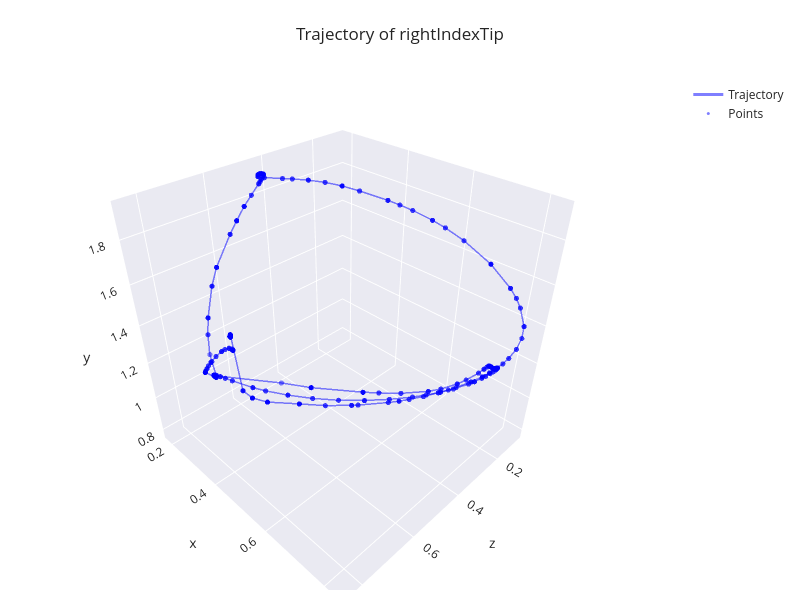

The notebook cell this image was saved under:
### Code cell
data = np.load(f"data/tensorclip/tclip_{CLIP_IDX}.npz", allow_pickle=True)
clip = data["clip"].item()
traj = clip[JOINT_NAME][:, :3]

plotter = Plotter(
    title=f"Trajectory of {JOINT_NAME}", template="seaborn", 
    width=800, height=600, 
    margin={"t": 80, "b": 10, "l": 10, "r": 10},
    scene={"aspectmode": "cube"},
    scene_camera={"up": {"x": 0, "y": 1, "z": 0}}
    )
plotter.add_trajectory(traj, color="blue", opacity=.5)
plotter.add_points(traj, color="blue", point_size=3, opacity=.5)
plotter.show()

### Figure 1 — Plotly figure (JSON) as saved in the notebook; plotly's stock layout.template omitted (floating-point values rounded to 4 significant figures; data arrays with more than 128 entries replaced by an {"elided": "..."} marker saying what was removed)
{"data": [{"line": {"color": "blue", "dash": "solid", "width": 3}, "mode": "lines", "name": "Trajectory", "opacity": 0.5, "type": "scatter3d", "x": {"elided": "721 float values"}, "y": {"elided": "721 float values"}, "z": {"elided": "721 float values"}}, {"marker": {"color": "blue", "size": 3}, "mode": "markers", "name": "Points", "opacity": 0.5, "type": "scatter3d", "x": {"elided": "721 float values"}, "y": {"elided": "721 float values"}, "z": {"elided": "721 float values"}}], "layout": {"height": 600, "margin": {"b": 10, "l": 10, "r": 10, "t": 80}, "scene": {"aspectmode": "cube", "camera": {"up": {"x": 0, "y": 1, "z": 0}}}, "title": {"text": "Trajectory of rightIndexTip"}, "width": 800}}
